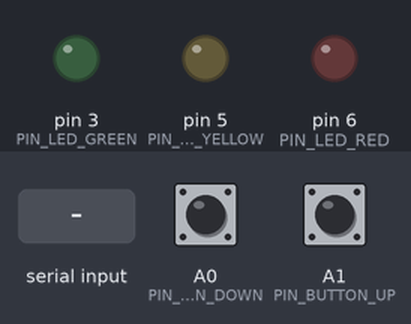
Simulated run of this sketch. Board: Arduino Nano, built with avr-gcc and run on an emulated ATmega328P. On the bench: output pins drawn as LEDs (lit = HIGH). The test bench sets the inputs (shaded band); at power-on: A0 (PIN_BUTTON_DOWN) HIGH, A1 (PIN_BUTTON_UP) HIGH. What the sketch prints to the serial monitor is not drawn.

Above: at 1.2 s.
1.3 s: "RED:255\n" received over Serial
At 1.6 s:
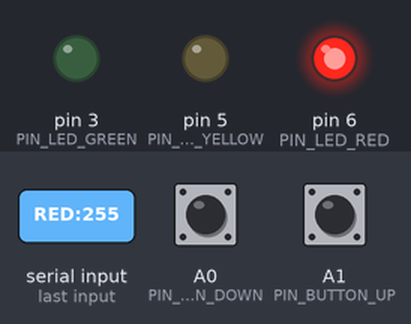
2.8 s: "YELLOW:128\n" received over Serial
At 4.0 s:
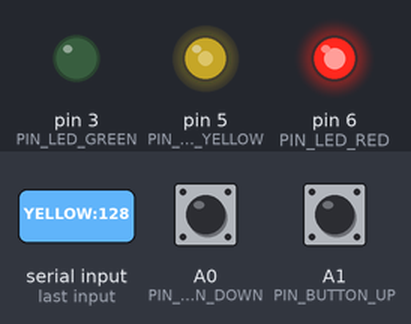
4.3 s: "RED:0\n" received over Serial
At 5.1 s:
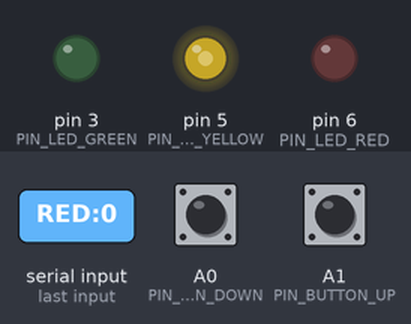
5.8 s: "GREEN:255\n" received over Serial
At 6.2 s:
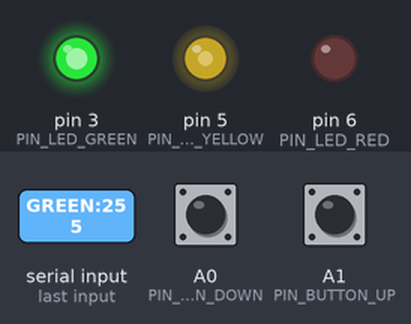
Timing chart, 0 to 8.8 s (numbered marks = the images above; inputs shaded):
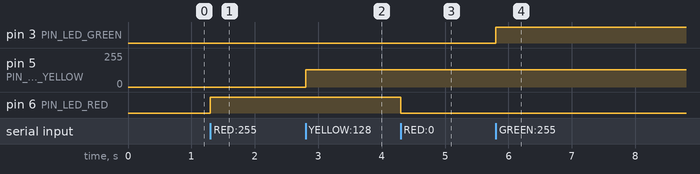

Measured:
- after the input at 1.3 s, pin 6 (PIN_LED_RED): LOW → HIGH at once
- after the input at 2.8 s, pin 5 (PIN_LED_YELLOW): 0/255 → 128/255 at once
- after the input at 4.3 s, pin 6 (PIN_LED_RED): HIGH → LOW at once
- after the input at 5.8 s, pin 3 (PIN_LED_GREEN): LOW → HIGH at once

The sketch:

elevator_control.ino
```cpp
/*
 * Elevator Control Panel for Arduino Nano
 *
 * Hardware:
 * - Pin A0: DOWN button (momentary, normally-closed)
 * - Pin A1: UP button (momentary, normally-closed)
 * - Pin D6: RED LED (PWM capable - ~)
 * - Pin D5: YELLOW LED (PWM capable - ~)
 * - Pin D3: GREEN LED (PWM capable - ~)
 *
 * Serial Protocol:
 * - Sends: "UP" when button pressed, "UP_RELEASED" when released
 *          "DOWN" when button pressed, "DOWN_RELEASED" when released
 * - Receives: "RED:255" / "RED:0", "YELLOW:128", "GREEN:255", etc.
 *   Values are 0-255 for PWM brightness control
 *
 * Note: LED animations are controlled by Python, not by Arduino
 * Note: Timing/hold logic is handled by Python, Arduino just reports press/release
 * IMPORTANT: Only D3, D5, D6, D9, D10, D11 support PWM on Arduino Nano!
 */

#include <string.h>

// ============================================================================
// MOMENTARY SWITCH CLASS
// ============================================================================
/*
 * Usage examples:
 *
 * // Normally-open with pullup (default debounce 50ms)
 * MomentarySwitch btn1(2, true, PULLUP_UP);
 *
 * // Normally-open with pullup and custom debounce
 * MomentarySwitch btn2(3, true, PULLUP_UP, 100);
 *
 * // Normally-open without pullup (requires external pulldown)
 * MomentarySwitch btn3(4, true, PULLUP_NONE);
 *
 * // Normally-closed with pullup
 * MomentarySwitch btn4(5, false, PULLUP_UP);
 *
 * // In setup():
 * btn1.begin();
 *
 * // In loop():
 * btn1.update();
 * if (btn1.wasPressed()) {
 *   // Handle press event (fires once per press)
 * }
 * if (btn1.isPressed()) {
 *   // Check if currently held down
 * }
 */

enum PullupMode {
  PULLUP_NONE = 0,
  PULLUP_UP = 1
};

enum MomentaryNormal {
  OPEN,
  CLOSED
};

class MomentarySwitch {
public:
  // Constructor
  MomentarySwitch(int pin, bool normallyOpen = true, PullupMode pullup = PULLUP_NONE, unsigned long debounceMs = 50)
    : pin(pin),
      normallyOpen(normallyOpen),
      pullupMode(pullup),
      debounceDelay(debounceMs),
      lastState(HIGH),
      currentState(HIGH),
      lastDebounceTime(0),
      pressDetected(false) {
  }

  // Initialize the pin
  void begin() {
    if (pullupMode == PULLUP_UP) {
      pinMode(pin, INPUT_PULLUP);
      // For normally-open with pullup, unpressed = HIGH, pressed = LOW
      // For normally-closed with pullup, unpressed = LOW, pressed = HIGH
    } else {
      pinMode(pin, INPUT);
      // For normally-open without pullup, unpressed = LOW, pressed = HIGH
      // For normally-closed without pullup, unpressed = HIGH, pressed = LOW
    }
    currentState = digitalRead(pin);
    lastState = currentState;
  }

  // Update the switch state (call this in loop())
  void update() {
    bool reading = digitalRead(pin);

    // Reset debounce timer if state changed
    if (reading != lastState) {
      lastDebounceTime = millis();
    }

    // If enough time has passed, accept the new state
    if ((millis() - lastDebounceTime) > debounceDelay) {
      // If state changed from last accepted state
      if (reading != currentState) {
        bool wasPressed = isPressed();  // Check old state
        currentState = reading;
        bool nowPressed = isPressed();  // Check new state

        // Detect press event (transition from not-pressed to pressed)
        if (!wasPressed && nowPressed) {
          pressDetected = true;
        }
      }
    }

    lastState = reading;
  }

  // Returns true if switch is currently pressed
  bool isPressed() const {
    if (normallyOpen) {
      // Normally open: pressed when LOW (with pullup) or HIGH (without pullup)
      if (pullupMode == PULLUP_UP) {
        return currentState == LOW;
      } else {
        return currentState == HIGH;
      }
    } else {
      // Normally closed: pressed when HIGH (with pullup) or LOW (without pullup)
      if (pullupMode == PULLUP_UP) {
        return currentState == HIGH;
      } else {
        return currentState == LOW;
      }
    }
  }

  // Returns true once per press (call after update())
  bool wasPressed() {
    if (pressDetected) {
      pressDetected = false;
      return true;
    }
    return false;
  }

private:
  int pin;
  bool normallyOpen;
  PullupMode pullupMode;
  unsigned long debounceDelay;
  bool lastState;
  bool currentState;
  unsigned long lastDebounceTime;
  bool pressDetected;
};

// Pin definitions (A0 = DOWN, A1 = UP)
const int PIN_BUTTON_DOWN = A0;
const int PIN_BUTTON_UP = A1;
const int PIN_LED_RED = 6;      // D6 - PWM capable (~)
const int PIN_LED_YELLOW = 5;   // D5 - PWM capable (~)
const int PIN_LED_GREEN = 3;    // D3 - PWM capable (~)

// Buttons using MomentarySwitch class (normally-closed switches)
MomentarySwitch buttonDown(PIN_BUTTON_DOWN, false, PULLUP_UP, 50);
MomentarySwitch buttonUp(PIN_BUTTON_UP, false, PULLUP_UP, 50);

// Button state tracking (for detecting press/release)
bool upIsPressed = false;
bool downIsPressed = false;

// No animation logic - Python controls LEDs directly

// Serial buffer - fixed size, no dynamic allocation
const int CMD_BUFFER_SIZE = 32;
char serialBuffer[CMD_BUFFER_SIZE];
int serialBufferIndex = 0;

void setup() {
  // Initialize serial communication
  Serial.begin(115200);
  while (!Serial) {
    ; // Wait for serial port to connect (needed for native USB)
  }

  // Initialize buttons
  buttonDown.begin();
  buttonUp.begin();

  // Configure LED pins as outputs
  pinMode(PIN_LED_RED, OUTPUT);
  pinMode(PIN_LED_YELLOW, OUTPUT);
  pinMode(PIN_LED_GREEN, OUTPUT);

  // Initialize LEDs to OFF (PWM value 0)
  analogWrite(PIN_LED_RED, 0);
  analogWrite(PIN_LED_YELLOW, 0);
  analogWrite(PIN_LED_GREEN, 0);

  // Send ready message
  Serial.println("READY");
}

void loop() {
  // Update button states
  buttonDown.update();
  buttonUp.update();

  // ===== UP BUTTON =====
  bool upPressed = buttonUp.isPressed();

  if (upPressed && !upIsPressed) {
    // Button just pressed
    Serial.println("UP");
    upIsPressed = true;
  } else if (!upPressed && upIsPressed) {
    // Button just released
    Serial.println("UP_RELEASED");
    upIsPressed = false;
  }

  // ===== DOWN BUTTON =====
  bool downPressed = buttonDown.isPressed();

  if (downPressed && !downIsPressed) {
    // Button just pressed
    Serial.println("DOWN");
    downIsPressed = true;
  } else if (!downPressed && downIsPressed) {
    // Button just released
    Serial.println("DOWN_RELEASED");
    downIsPressed = false;
  }

  // Process serial commands
  processSerial();
}

void processSerial() {
  while (Serial.available() > 0) {
    char inChar = Serial.read();

    if (inChar == '\n' || inChar == '\r') {
      if (serialBufferIndex > 0) {
        serialBuffer[serialBufferIndex] = '\0';  // Null terminate
        parseCommand(serialBuffer);
        serialBufferIndex = 0;  // Reset buffer
      }
    } else if (serialBufferIndex < CMD_BUFFER_SIZE - 1) {
      // Add to buffer if there's room (leave space for null terminator)
      serialBuffer[serialBufferIndex++] = inChar;
    }
    // If buffer is full, ignore additional characters until newline
  }
}

void parseCommand(char* command) {
  // Convert to uppercase in place
  for (int i = 0; command[i] != '\0'; i++) {
    if (command[i] >= 'a' && command[i] <= 'z') {
      command[i] = command[i] - 'a' + 'A';
    }
  }

  // Find colon separator
  char* colon = strchr(command, ':');
  if (colon == NULL) {
    return;  // Invalid command format
  }

  // Split into LED name and value
  *colon = '\0';  // Null terminate the LED name
  char* ledName = command;
  char* valueStr = colon + 1;

  // Parse PWM value (0-255) or legacy ON/OFF
  int pwmValue = 0;
  if (strcmp(valueStr, "ON") == 0 || strcmp(valueStr, "1") == 0) {
    pwmValue = 255;  // Full brightness
  } else if (strcmp(valueStr, "OFF") == 0 || strcmp(valueStr, "0") == 0) {
    pwmValue = 0;    // OFF
  } else {
    // Parse as integer (0-255)
    pwmValue = atoi(valueStr);
    pwmValue = constrain(pwmValue, 0, 255);
  }

  // Set LED using PWM
  if (strcmp(ledName, "RED") == 0) {
    analogWrite(PIN_LED_RED, pwmValue);
  } else if (strcmp(ledName, "YELLOW") == 0) {
    analogWrite(PIN_LED_YELLOW, pwmValue);
  } else if (strcmp(ledName, "GREEN") == 0) {
    analogWrite(PIN_LED_GREEN, pwmValue);
  }
}
```
